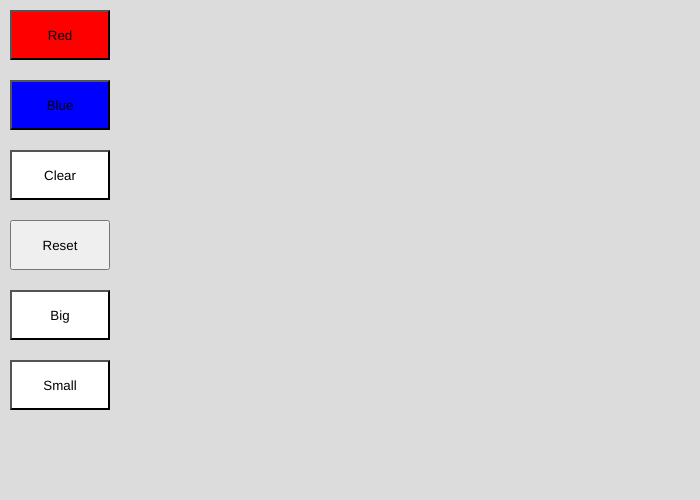
Frame 1 (no input)
Frame 60 (no input): identical to frame 1, image omitted
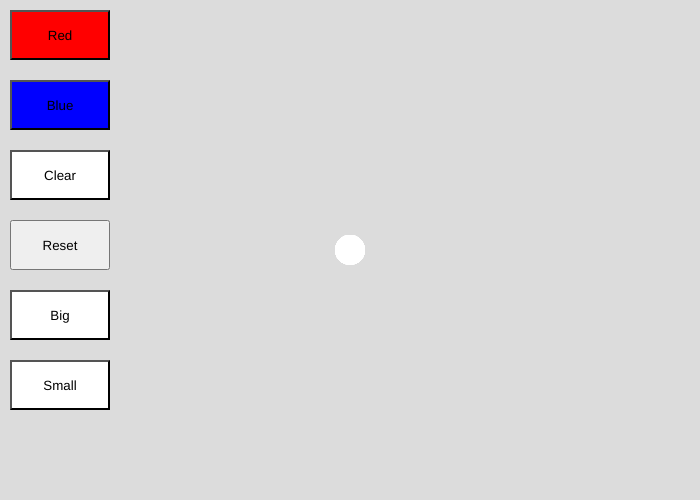
Frame 120 (the mouse pressed at the canvas centre since frame 60)

The p5.js sketch that drew these frames (run headless with seeded random() and noise() and a simulated clock; from frame 60 on, the mouse is pressed at the canvas centre):

// p5.js sketch
// ── sketch.js
var bgColor = 220;
var sizeX = 30;
var sizeY = 30;

function setup() {
  createCanvas(700, 500);
  background(bgColor);
  //setup button red
  let redButton;
  redButton = createButton('Red');
  redButton.size (100,50);
  redButton.position(10,10);
  redButton.style('background:red');
  redButton.mousePressed(changeRed);
   //setup button blue
  let blueButton;
  blueButton = createButton('Blue');
  blueButton.size (100,50);
  blueButton.position(10,80);
  blueButton.style('background:blue');
  blueButton.mousePressed(changeBlue);
     //setup button erase
  let clearButton;
  clearButton = createButton('Clear');
  clearButton.size (100,50);
  clearButton.position(10,150);
  clearButton.style('background:white');
  clearButton.mousePressed(changeClear);
      //setup button reset
  let resetButton;
  resetButton = createButton('Reset');
  resetButton.size (100,50);
  resetButton.position(10,220);
  resetButton.style('background:bgColor');
  resetButton.mousePressed(changeReset);
        //setup button big
  let bigButton;
  bigButton = createButton('Big');
  bigButton.size (100,50);
  bigButton.position(10,290);
  bigButton.style('background:white');
  bigButton.mousePressed(sizeBig);
          //setup button small
  let smallButton;
  smallButton = createButton('Small');
  smallButton.size (100,50);
  smallButton.position(10,360);
  smallButton.style('background:white');
  smallButton.mousePressed(sizeSmall);
}

function changeRed(){
  fill('Red')
}
function changeBlue(){
  fill('Blue')
}
function changeClear(){
  fill(bgColor)
}
function changeReset(){
  background(bgColor);
}
function sizeBig(){
  
   sizeX += 20;
   sizeY += 20;
}
function sizeSmall(){
  if(sizeX > 20){
   sizeX -= 20;
   sizeY -= 20;
}
}


function draw() {
  noStroke();
  if(mouseIsPressed === true){
  ellipse(mouseX,mouseY,sizeX,sizeY)
}
  
}
